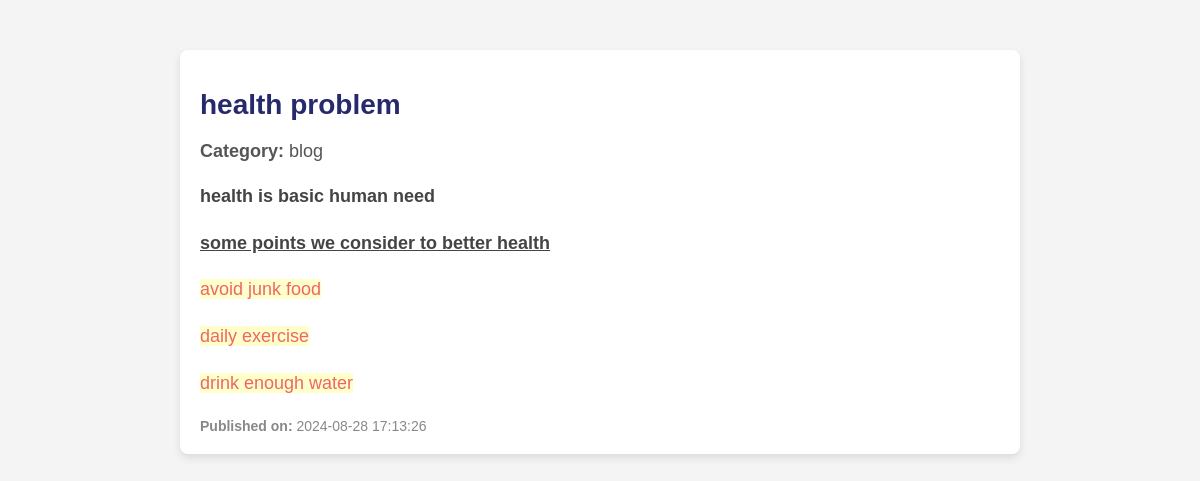
Page /myarticle.php?id=6 on the committed database.
### tables this page shows
CREATE TABLE `tiger` (
  `id` int NOT NULL,
  `email` varchar(50) NOT NULL,
  `title` varchar(255) NOT NULL,
  `category` varchar(255) NOT NULL,
  `image_path` varchar(300) NOT NULL,
  `content` text NOT NULL,
  `created_at` timestamp NOT NULL DEFAULT CURRENT_TIMESTAMP,
  `name` varchar(50) NOT NULL
);

### myarticle.php (the view, shortened to what this page needs)
<?php
include("connection.php");
if (isset($_GET['id'])) {
    $article_id = intval($_GET['id']);
    $sql = "SELECT * FROM tiger WHERE id = $article_id";
    $result = mysqli_query($conn, $sql);
    if (mysqli_num_rows($result) > 0) {
        $article = mysqli_fetch_assoc($result);
    } else {
        echo "Article not found!";
        exit();
    }
} else {
    echo "Invalid article ID!";
    exit();
}
?>
<!DOCTYPE html>
<html lang="en">
<head>
</head>
<body>
<div class="container">
    <h1><?php echo htmlspecialchars($article['title']); ?></h1>
    <div class="category"><strong>Category:</strong> <?php echo htmlspecialchars($article['category']); ?></div>
    <div class="content"><?php echo nl2br($article['content']); ?></div>
    <div class="created-at"><strong>Published on:</strong> <?php echo htmlspecialchars($article['created_at']); ?></div>
</div>
</body>
</html>

### myarticle.php (style rules this page uses)
body { font-family: Arial, sans-serif; background-color: #f4f4f4; color: #333; margin: 0; padding: 0; }
.container { max-width: 800px; margin: 50px auto; padding: 20px; background-color: #fff; box-shadow: 0 4px 8px rgba(0, 0, 0, 0.1); border-radius: 8px; }
h1 { font-size: 28px; margin-bottom: 20px; color: #27296d; }
.category { font-size: 18px; margin-bottom: 20px; color: #555; }
.content { font-size: 18px; line-height: 1.6; color: #444; }
.created-at { margin-top: 20px; font-size: 14px; color: #888; }

### rows in the picture
tiger: title "health problem", category "blog", content "health is basic human need some points we consider to better health avoid junk food daily exercise drink enough water", created_at "2024-08-28 17:13:26"
